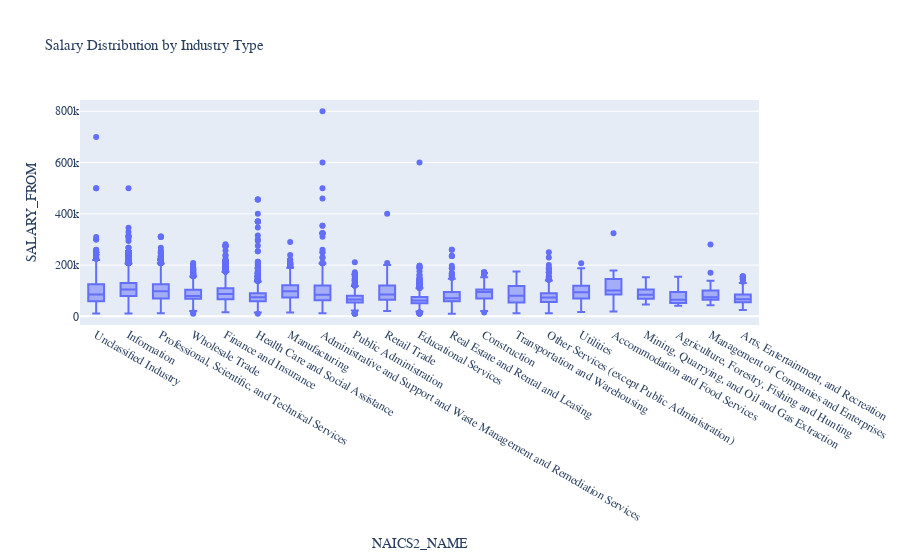

The code cell stored with this chart in its notebook:
### Markdown cell above
# Salary Distribution by Industry
- Compare salary variations across industries.
- **Filter the dataset**
  - Keep records where **salary is greater than zero**.
- **Aggregate Data**
  - Group by **NAICS industry codes**.
- **Visualize results**
  - Create a **box plot** where:
    - **X-axis** = `NAICS2_NAME`
    - **Y-axis** = `SALARY_FROM`
  - Customize colors, fonts, and styles.
- **Explanation:** Write two sentences about what the graph reveals.

### Code cell
# Your code for 2nd question here
pdf_2 = df_filtered.select("NAICS2_NAME", "SALARY_FROM").toPandas()
fig_2 = px.box(pdf_2, x="NAICS2_NAME", y="SALARY_FROM", title="Salary Distribution by Industry Type", color_discrete_sequence=["#636EFA"])
fig_2.update_layout(font_family="Arial", title_font_size=15)
fig_2.show()

### Figure 1 — Plotly figure (JSON) as saved in the notebook; plotly's stock layout.template omitted (floating-point values rounded to 4 significant figures; data arrays with more than 128 entries replaced by an {"elided": "..."} marker saying what was removed)
{"data": [{"alignmentgroup": "True", "hovertemplate": "NAICS2_NAME=%{x}<br>SALARY_FROM=%{y}<extra></extra>", "legendgroup": "", "marker": {"color": "#636EFA"}, "name": "", "notched": false, "offsetgroup": "", "orientation": "v", "showlegend": false, "type": "box", "x": {"elided": "32398 str values"}, "x0": " ", "xaxis": "x", "y": {"elided": "32398 int values"}, "y0": " ", "yaxis": "y"}], "layout": {"boxmode": "group", "font": {"family": "Arial"}, "legend": {"tracegroupgap": 0}, "title": {"font": {"size": 15}, "text": "Salary Distribution by Industry Type"}, "xaxis": {"anchor": "y", "domain": [0, 1], "title": {"text": "NAICS2_NAME"}}, "yaxis": {"anchor": "x", "domain": [0, 1], "title": {"text": "SALARY_FROM"}}}}
